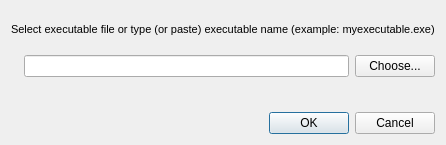
<?xml version="1.0" encoding="UTF-8"?>
<ui version="4.0">
 <class>AddExeDialog</class>
 <widget class="QDialog" name="AddExeDialog">
  <property name="geometry">
   <rect>
    <x>0</x>
    <y>0</y>
    <width>444</width>
    <height>145</height>
   </rect>
  </property>
  <property name="windowTitle">
   <string>Dialog</string>
  </property>
  <layout class="QVBoxLayout" name="verticalLayout_3">
   <item>
    <layout class="QVBoxLayout" name="verticalLayout_2">
     <item>
      <layout class="QVBoxLayout" name="verticalLayout">
       <item>
        <widget class="QLabel" name="labelChooseExe">
         <property name="minimumSize">
          <size>
           <width>0</width>
           <height>38</height>
          </size>
         </property>
         <property name="text">
          <string>&lt;!DOCTYPE HTML PUBLIC &quot;-//W3C//DTD HTML 4.0//EN&quot; &quot;http://www.w3.org/TR/REC-html40/strict.dtd&quot;&gt;
&lt;html&gt;&lt;head&gt;&lt;meta name=&quot;qrichtext&quot; content=&quot;1&quot; /&gt;&lt;style type=&quot;text/css&quot;&gt;
p, li { white-space: pre-wrap; }
&lt;/style&gt;&lt;/head&gt;&lt;body style=&quot; font-family:'MS Shell Dlg 2'; font-size:8pt; font-weight:400; font-style:normal;&quot;&gt;
&lt;p style=&quot; margin-top:0px; margin-bottom:0px; margin-left:0px; margin-right:0px; -qt-block-indent:0; text-indent:0px;&quot;&gt;Select executable file or type (or paste) executable name (example: myexecutable.exe)&lt;/p&gt;&lt;/body&gt;&lt;/html&gt;</string>
         </property>
        </widget>
       </item>
       <item>
        <layout class="QHBoxLayout" name="horizontalLayout">
         <item>
          <widget class="QLabel" name="labelIcon">
           <property name="text">
            <string/>
           </property>
           <property name="pixmap">
            <pixmap resource="icons.qrc">:/icons/img/imageres_15.ico</pixmap>
           </property>
          </widget>
         </item>
         <item>
          <widget class="QLineEdit" name="lineEditPath"/>
         </item>
         <item>
          <widget class="QPushButton" name="pushButtonChoose">
           <property name="text">
            <string>Choose...</string>
           </property>
          </widget>
         </item>
        </layout>
       </item>
      </layout>
     </item>
     <item>
      <spacer name="verticalSpacer">
       <property name="orientation">
        <enum>Qt::Vertical</enum>
       </property>
       <property name="sizeHint" stdset="0">
        <size>
         <width>20</width>
         <height>40</height>
        </size>
       </property>
      </spacer>
     </item>
     <item>
      <widget class="QDialogButtonBox" name="buttonBox">
       <property name="orientation">
        <enum>Qt::Horizontal</enum>
       </property>
       <property name="standardButtons">
        <set>QDialogButtonBox::Cancel|QDialogButtonBox::Ok</set>
       </property>
      </widget>
     </item>
    </layout>
   </item>
  </layout>
  <zorder></zorder>
 </widget>
 <resources>
  <include location="icons.qrc"/>
 </resources>
 <connections>
  <connection>
   <sender>buttonBox</sender>
   <signal>accepted()</signal>
   <receiver>AddExeDialog</receiver>
   <slot>accept()</slot>
   <hints>
    <hint type="sourcelabel">
     <x>248</x>
     <y>254</y>
    </hint>
    <hint type="destinationlabel">
     <x>157</x>
     <y>274</y>
    </hint>
   </hints>
  </connection>
  <connection>
   <sender>buttonBox</sender>
   <signal>rejected()</signal>
   <receiver>AddExeDialog</receiver>
   <slot>reject()</slot>
   <hints>
    <hint type="sourcelabel">
     <x>316</x>
     <y>260</y>
    </hint>
    <hint type="destinationlabel">
     <x>286</x>
     <y>274</y>
    </hint>
   </hints>
  </connection>
 </connections>
</ui>
